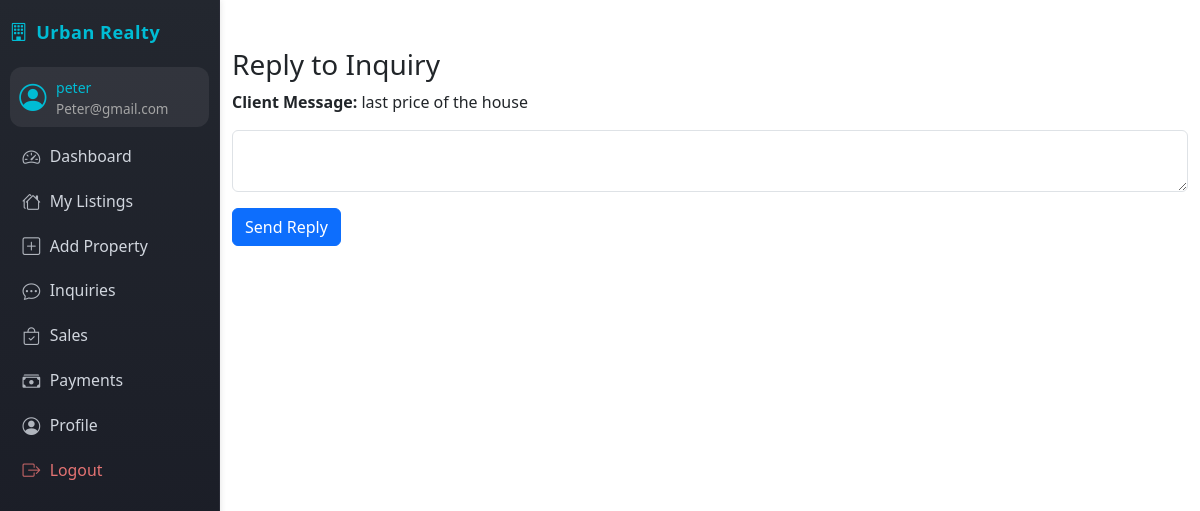
The page /inquiries/reply_inquiry.php?id=1 (signed in) on the database its author committed.
### tables this page shows
CREATE TABLE `users` (
  `id` int(11) NOT NULL AUTO_INCREMENT,
  `username` varchar(100) DEFAULT NULL,
  `password` varchar(255) DEFAULT NULL,
  `email` varchar(100) DEFAULT NULL,
  `role` enum('admin','agent','client') DEFAULT NULL,
  `created_at` datetime DEFAULT current_timestamp(),
  PRIMARY KEY (`id`),
  UNIQUE KEY `username` (`username`),
  UNIQUE KEY `email` (`email`)
);

CREATE TABLE `inquiries` (
  `id` int(11) NOT NULL AUTO_INCREMENT,
  `client_id` int(11) DEFAULT NULL,
  `property_id` int(11) DEFAULT NULL,
  `message` text DEFAULT NULL,
  `status` enum('pending','replied') DEFAULT 'pending',
  `created_at` datetime DEFAULT current_timestamp(),
  `reply` text DEFAULT NULL,
  PRIMARY KEY (`id`),
  KEY `client_id` (`client_id`),
  KEY `property_id` (`property_id`),
  CONSTRAINT `inquiries_ibfk_1` FOREIGN KEY (`client_id`) REFERENCES `users` (`id`),
  CONSTRAINT `inquiries_ibfk_2` FOREIGN KEY (`property_id`) REFERENCES `properties` (`id`)
);

### inquiries/reply_inquiry.php (the view, shortened to what this page needs)
<?php require_once('../includes/auth.php'); require_once('../includes/db.php');
$id=intval($_GET['id']);
$row=$conn->query("SELECT i.*, p.agent_id FROM inquiries i JOIN properties p ON i.property_id=p.id WHERE i.id=$id")->fetch_assoc();
?>
<!DOCTYPE html>
<html><head><title>Reply Inquiry</title><link rel="stylesheet" href="../assets/css/bootstrap.min.css"></head>
<body>
    <?php include('../includes/sidebar.php'); ?>
<div class="container mt-5">
    <h3>Reply to Inquiry</h3>
    <p><strong>Client Message:</strong> <?=htmlspecialchars($row['message'])?></p>
    <form method="post">
        <div class="mb-3"><textarea name="reply" class="form-control" required></textarea></div>
        <button class="btn btn-primary">Send Reply</button>
    </form>
</div></body></html>

### includes/sidebar.php (shortened to what this page needs)
<?php
$role = $_SESSION['role'];
$user_id = $_SESSION['user_id'] ?? null;
$user_name = '';
$user_email = '';
if ($user_id) {
    $user_res = $conn->query("SELECT username,email FROM users WHERE id=$user_id");
    if ($user_res && $user_res->num_rows) {
        $u = $user_res->fetch_assoc();
        $user_name = htmlspecialchars($u['username']);
        $user_email = htmlspecialchars($u['email']);
    }
}
?>
<head>
    <link rel="stylesheet" href="https://cdn.jsdelivr.net/npm/bootstrap-icons@1.11.3/font/bootstrap-icons.min.css">
</head>
<nav class="sidebar">
    <div class="sidebar-brand">
        <i class="bi bi-building"></i> Urban Realty
    </div>
    <div class="user-mini-profile mb-2">
        <i class="bi bi-person-circle"></i>
        <div class="user-details">
            <span><?= $user_name ?: ucfirst($role) ?></span>
            <small style="color:#a5a5a5;font-size:0.95em;"><?= $user_email ?></small>
        </div>
    </div>
    <ul class="nav flex-column">
        <?php if($role=='admin'): ?>
            <li><a href="../dashboards/admin_dashboard.php" class="nav-link <?=strpos($_SERVER['PHP_SELF'],'admin_analytics.php')!==false?'active':''?>"><i class="bi bi-speedometer2"></i> Dashboard</a></li>
            <li><a href="../users/manage_users.php" class="nav-link <?=strpos($_SERVER['PHP_SELF'],'manage_users.php')!==false?'active':''?>"><i class="bi bi-people"></i> Users</a></li>
            <li><a href="../properties/manage_properties.php" class="nav-link <?=strpos($_SERVER['PHP_SELF'],'manage_properties.php')!==false?'active':''?>"><i class="bi bi-house-gear"></i> Properties</a></li>
            <li><a href="../sales/view_sales.php" class="nav-link <?=strpos($_SERVER['PHP_SELF'],'view_sales.php')!==false?'active':''?>"><i class="bi bi-bag-check"></i> Sales</a></li>
            <li><a href="../payments/view_payments.php" class="nav-link <?=strpos($_SERVER['PHP_SELF'],'view_payments.php')!==false?'active':''?>"><i class="bi bi-cash-stack"></i> Payments</a></li>
        <?php elseif($role=='agent'): ?>
            <li><a href="../dashboards/agent_dashboard.php" class="nav-link <?=strpos($_SERVER['PHP_SELF'],'agent_dashboard.php')!==false?'active':''?>"><i class="bi bi-speedometer2"></i> Dashboard</a></li>
            <li><a href="../properties/my_properties.php" class="nav-link <?=strpos($_SERVER['PHP_SELF'],'my_properties.php')!==false?'active':''?>"><i class="bi bi-houses"></i> My Listings</a></li>
            <li><a href="../properties/add_property.php" class="nav-link <?=strpos($_SERVER['PHP_SELF'],'add_property.php')!==false?'active':''?>"><i class="bi bi-plus-square"></i> Add Property</a></li>
            <li><a href="../inquiries/view_inquiries.php" class="nav-link <?=strpos($_SERVER['PHP_SELF'],'view_inquiries.php')!==false?'active':''?>"><i class="bi bi-chat-dots"></i> Inquiries</a></li>
            <li><a href="../sales/view_sales.php" class="nav-link <?=strpos($_SERVER['PHP_SELF'],'view_sales.php')!==false?'active':''?>"><i class="bi bi-bag-check"></i> Sales</a></li>
            <li><a href="../payments/view_payments.php" class="nav-link <?=strpos($_SERVER['PHP_SELF'],'view_payments.php')!==false?'active':''?>"><i class="bi bi-cash-stack"></i> Payments</a></li>
            <li><a href="../users/profile.php" class="nav-link <?=strpos($_SERVER['PHP_SELF'],'profile.php')!==false?'active':''?>"><i class="bi bi-person-circle"></i> Profile</a></li>
        <?php endif; ?>
        <li><a href="../auth/logout.php" class="nav-link text-danger"><i class="bi bi-box-arrow-right"></i> Logout</a></li>
    </ul>
</nav>

### includes/sidebar.php (style rules this page uses)
.sidebar { position: fixed; top: 0; left: 0; height: 100vh; width: 220px; background: linear-gradient(180deg,#23272f 0,#171923 100%); color: #fff; padding: 1.2rem 0.6rem 1rem 0.6rem; z-index: 1000; border-right: 1px solid #292b36; box-shadow: 1px 0 6px rgba(0,0,0,0.09); display: flex; flex-direction: column; font-size: 0.96rem; overflow-y: auto; min-height: 0; max-height: 100vh; }
.sidebar-brand { font-size: 1.13rem; font-weight: 600; letter-spacing: .5px; margin-bottom: 1.3rem; color: #00bcd4; display: flex; align-items:center; gap: 0.5rem; }
.sidebar .user-mini-profile { background: rgba(255,255,255,0.07); border-radius: .75rem; padding: .6rem .6rem .5rem .6rem; margin-bottom: 1.5rem; font-size: .89rem; display: flex; align-items: center; gap: 0.6rem; }
.sidebar .user-mini-profile .bi-person-circle { font-size: 1.7rem; color: #00bcd4; }
.sidebar .user-mini-profile .user-details span { display: block; color: #00bcd4; font-weight: 500; margin-bottom: 0; font-size: 0.99em; }
.sidebar .nav { flex: 1 1 auto; margin-bottom: 1.4rem; }
.sidebar .nav-link { color: #d1d6de; margin-bottom: .10rem; padding: .52rem 0.8rem; font-size: 0.99rem; border-radius: .6rem; display: flex; align-items: center; gap: .60rem; transition: background .14s, color .13s; font-weight: 500; }
.sidebar .nav-link .bi { font-size: 1.12em; opacity: 0.82; }
.sidebar .nav-link.text-danger { color: #e57373 !important; }
body { margin-left: 220px !important; }

### rows shown on the page
users: username "peter", email "Peter@gmail.com"
inquiries: message "last price of the house"
